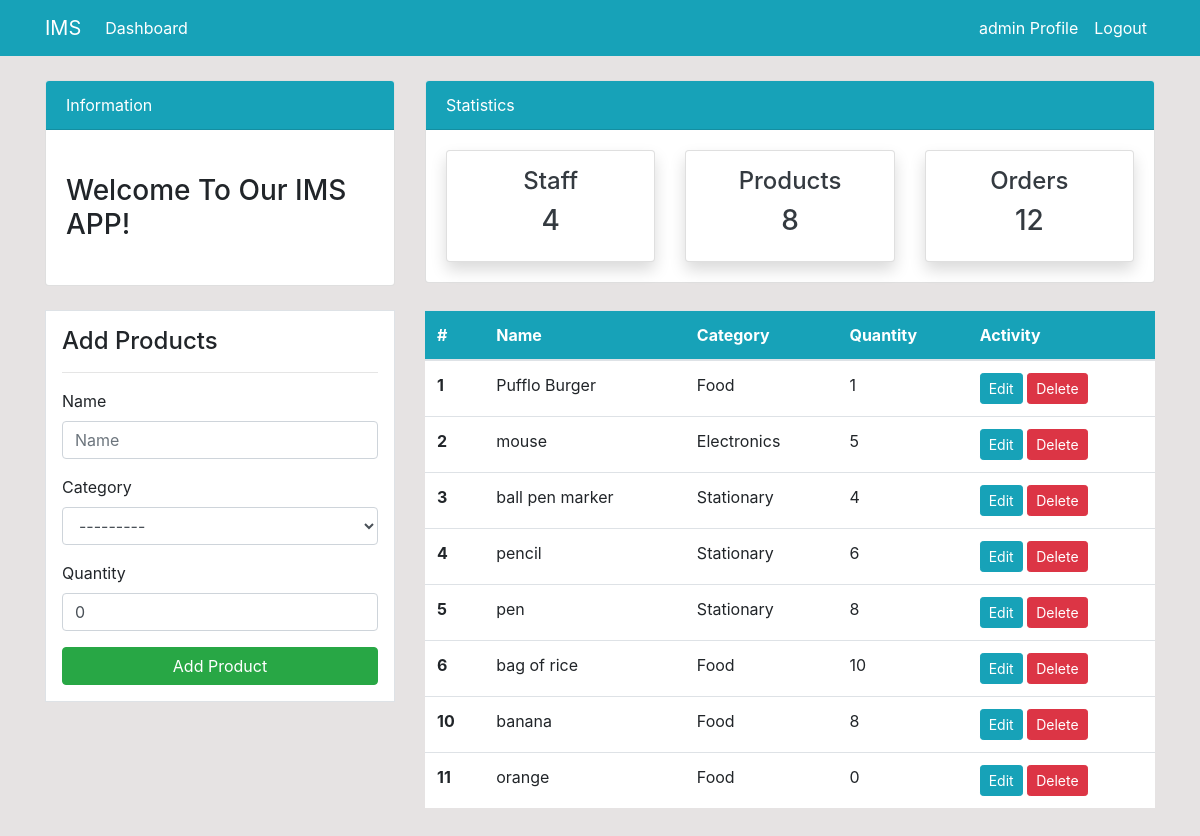
/product/ (signed in), run on the app's committed database.
### dashboard/models.py (models this page shows, shortened)
class Product(models.Model):
    name = models.CharField(max_length=100, null=True)
    category = models.CharField(max_length=20, choices=CATEGORY, null=True)
    quantity = models.PositiveIntegerField(default=0, null=True)
    class Meta:
        verbose_name_plural = 'Product'

### dashboard/views.py (the view)
# urls.py: path('product/', views.product, name='dashboard-product'),
@login_required(login_url='user-login')
def product(request):
    items = models.Product.objects.all()    # Using ORM
    users_number = models.User.objects.count()
    products_number = models.Product.objects.count()
    orders_number = models.Order.objects.count()
    if request.method == "POST":
        form = forms.ProductForm(request.POST)
        if form.is_valid():
            form.save()
            product_name = form.cleaned_data.get('name')
            messages.success(request, f'{product_name} has been added')
            return redirect('dashboard-product')
    else:
        form = forms.ProductForm()
    context = {
        'items': items,
        'form' : form,
        'users_number' : users_number,
        'products_number' : products_number,
        'orders_number' : orders_number,
    }
    return render(request, 'dashboard/product.html', context)

### dashboard/forms.py
class ProductForm(forms.ModelForm):
    class Meta:
        model = models.Product
        fields = '__all__'

### templates/dashboard/product.html (shortened to what this page needs)
{% extends 'partials/base.html' %}
{% load bootstrap4 %}
{% block content %}
{% include 'partials/topnav.html' %}
    <div class="container">
        <div class="row my-4">
            <div class="col-md-4">
                <div class="border bg-white p-3">
                    <h4>Add Products</h4>
                    <hr>
                    <form method="POST">
                        {% bootstrap_form form %}
                        <input class="btn btn-success btn-block" type="submit" value="Add Product">
                    </form>
                </div>
            </div>
            <div class="col-md-8">
                <table class="table bg-white">
                    <thead class="bg-info">
                        <tr class="text-white">
                            <th scope="col">#</th>
                            <th scope="col">Name</th>
                            <th scope="col">Category</th>
                            <th scope="col">Quantity</th>
                            <th scope="col">Activity</th>
                        </tr>
                    </thead>
                    <tbody>
                        {% for item in items %}
                            <tr>
                                <th scope="row">{{item.id}}</th>
                                <td>{{item.name}}</td>
                                <td>{{item.category}}</td>
                                <td>{{item.quantity}}</td>
                                <td>
                                    <a class="btn btn-info btn-sm" href="{% url 'dashboard-product-update' item.id %}">Edit</a>
                                    <a class="btn btn-danger btn-sm" href="{% url 'dashboard-product-delete' item.id %}">Delete</a>
                                </td>
                            </tr>
                        {% endfor %}
                    </tbody>
                </table>
            </div>
        </div>
    </div>
{% endblock content %}

### templates/partials/nav.html (shortened to what this page needs)
<nav class="navbar navbar-expand-lg navbar-info bg-info">
    {% if user.is_authenticated %}
    <div class="container">
        <a class="navbar-brand text-white" href="{% url 'dashboard-index' %}">IMS</a>
        <div class="collapse navbar-collapse" id="navbarSupportedContent">
            <ul class="navbar-nav mr-auto">
                <li class="nav-item active">
                    <a class="nav-link text-white" href="{% url 'dashboard-index' %}">Dashboard </a>
                </li>
            </ul>
        <ul class="navbar-nav ml-auto">
                <li class="nav-item active">
                    <a class="nav-link text-white" href="{% url 'user-profile' %}">{{user.username}} Profile </a>
                </li>
                <li class="nav-item">
                    <a class="nav-link text-white" href="{% url 'user-logout' %}">Logout</a>
                </li>
        </ul>
        {% endif %}
        </div>
    </div>
</nav>

### static/style.css (style rules this page uses)
body { background: rgb(230, 227, 227); }

### data on the page
Product: id "1", name "Pufflo Burger", category "Food", quantity "1"
Product: id "2", name "mouse", category "Electronics", quantity "5"
Product: id "3", name "ball pen marker", category "Stationary", quantity "4"
Product: id "4", name "pencil", category "Stationary", quantity "6"
Product: id "5", name "pen", category "Stationary", quantity "8"
Product: id "6", name "bag of rice", category "Food", quantity "10"
Product: id "10", name "banana", category "Food", quantity "8"
Product: id "11", name "orange", category "Food", quantity "0"

### other printed values
{{ user.username }} "admin"
{{ users_number }} "4"
{{ products_number }} "8"
{{ orders_number }} "12"
